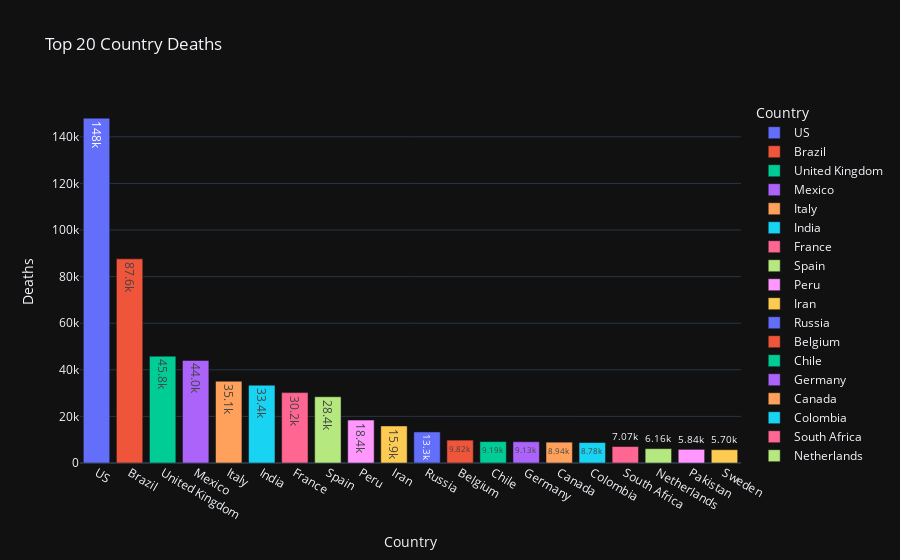

The code cell stored with this chart in its notebook:
### Code cell
px.bar(country_Deaths,x='Country',y='Deaths',color='Country',text_auto='.3s',title='Top 20 Country Deaths',template="plotly_dark")

### Figure 1 — Plotly figure (JSON) as saved in the notebook; plotly's stock layout.template omitted (floating-point values rounded to 4 significant figures)
{"data": [{"alignmentgroup": "True", "hovertemplate": "Country=%{x}<br>Deaths=%{y}<extra></extra>", "legendgroup": "US", "marker": {"color": "#636efa", "pattern": {"shape": ""}}, "name": "US", "offsetgroup": "US", "orientation": "v", "showlegend": true, "textposition": "auto", "texttemplate": "%{y:.3s}", "type": "bar", "x": ["US"], "xaxis": "x", "y": [148011], "yaxis": "y"}, {"alignmentgroup": "True", "hovertemplate": "Country=%{x}<br>Deaths=%{y}<extra></extra>", "legendgroup": "Brazil", "marker": {"color": "#EF553B", "pattern": {"shape": ""}}, "name": "Brazil", "offsetgroup": "Brazil", "orientation": "v", "showlegend": true, "textposition": "auto", "texttemplate": "%{y:.3s}", "type": "bar", "x": ["Brazil"], "xaxis": "x", "y": [87618], "yaxis": "y"}, {"alignmentgroup": "True", "hovertemplate": "Country=%{x}<br>Deaths=%{y}<extra></extra>", "legendgroup": "United Kingdom", "marker": {"color": "#00cc96", "pattern": {"shape": ""}}, "name": "United Kingdom", "offsetgroup": "United Kingdom", "orientation": "v", "showlegend": true, "textposition": "auto", "texttemplate": "%{y:.3s}", "type": "bar", "x": ["United Kingdom"], "xaxis": "x", "y": [45844], "yaxis": "y"}, {"alignmentgroup": "True", "hovertemplate": "Country=%{x}<br>Deaths=%{y}<extra></extra>", "legendgroup": "Mexico", "marker": {"color": "#ab63fa", "pattern": {"shape": ""}}, "name": "Mexico", "offsetgroup": "Mexico", "orientation": "v", "showlegend": true, "textposition": "auto", "texttemplate": "%{y:.3s}", "type": "bar", "x": ["Mexico"], "xaxis": "x", "y": [44022], "yaxis": "y"}, {"alignmentgroup": "True", "hovertemplate": "Country=%{x}<br>Deaths=%{y}<extra></extra>", "legendgroup": "Italy", "marker": {"color": "#FFA15A", "pattern": {"shape": ""}}, "name": "Italy", "offsetgroup": "Italy", "orientation": "v", "showlegend": true, "textposition": "auto", "texttemplate": "%{y:.3s}", "type": "bar", "x": ["Italy"], "xaxis": "x", "y": [35112], "yaxis": "y"}, {"alignmentgroup": "True", "hovertemplate": "Country=%{x}<br>Deaths=%{y}<extra></extra>", "legendgroup": "India", "marker": {"color": "#19d3f3", "pattern": {"shape": ""}}, "name": "India", "offsetgroup": "India", "orientation": "v", "showlegend": true, "textposition": "auto", "texttemplate": "%{y:.3s}", "type": "bar", "x": ["India"], "xaxis": "x", "y": [33408], "yaxis": "y"}, {"alignmentgroup": "True", "hovertemplate": "Country=%{x}<br>Deaths=%{y}<extra></extra>", "legendgroup": "France", "marker": {"color": "#FF6692", "pattern": {"shape": ""}}, "name": "France", "offsetgroup": "France", "orientation": "v", "showlegend": true, "textposition": "auto", "texttemplate": "%{y:.3s}", "type": "bar", "x": ["France"], "xaxis": "x", "y": [30212], "yaxis": "y"}, {"alignmentgroup": "True", "hovertemplate": "Country=%{x}<br>Deaths=%{y}<extra></extra>", "legendgroup": "Spain", "marker": {"color": "#B6E880", "pattern": {"shape": ""}}, "name": "Spain", "offsetgroup": "Spain", "orientation": "v", "showlegend": true, "textposition": "auto", "texttemplate": "%{y:.3s}", "type": "bar", "x": ["Spain"], "xaxis": "x", "y": [28432], "yaxis": "y"}, {"alignmentgroup": "True", "hovertemplate": "Country=%{x}<br>Deaths=%{y}<extra></extra>", "legendgroup": "Peru", "marker": {"color": "#FF97FF", "pattern": {"shape": ""}}, "name": "Peru", "offsetgroup": "Peru", "orientation": "v", "showlegend": true, "textposition": "auto", "texttemplate": "%{y:.3s}", "type": "bar", "x": ["Peru"], "xaxis": "x", "y": [18418], "yaxis": "y"}, {"alignmentgroup": "True", "hovertemplate": "Country=%{x}<br>Deaths=%{y}<extra></extra>", "legendgroup": "Iran", "marker": {"color": "#FECB52", "pattern": {"shape": ""}}, "name": "Iran", "offsetgroup": "Iran", "orientation": "v", "showlegend": true, "textposition": "auto", "texttemplate": "%{y:.3s}", "type": "bar", "x": ["Iran"], "xaxis": "x", "y": [15912], "yaxis": "y"}, {"alignmentgroup": "True", "hovertemplate": "Country=%{x}<br>Deaths=%{y}<extra></extra>", "legendgroup": "Russia", "marker": {"color": "#636efa", "pattern": {"shape": ""}}, "name": "Russia", "offsetgroup": "Russia", "orientation": "v", "showlegend": true, "textposition": "auto", "texttemplate": "%{y:.3s}", "type": "bar", "x": ["Russia"], "xaxis": "x", "y": [13334], "yaxis": "y"}, {"alignmentgroup": "True", "hovertemplate": "Country=%{x}<br>Deaths=%{y}<extra></extra>", "legendgroup": "Belgium", "marker": {"color": "#EF553B", "pattern": {"shape": ""}}, "name": "Belgium", "offsetgroup": "Belgium", "orientation": "v", "showlegend": true, "textposition": "auto", "texttemplate": "%{y:.3s}", "type": "bar", "x": ["Belgium"], "xaxis": "x", "y": [9822], "yaxis": "y"}, {"alignmentgroup": "True", "hovertemplate": "Country=%{x}<br>Deaths=%{y}<extra></extra>", "legendgroup": "Chile", "marker": {"color": "#00cc96", "pattern": {"shape": ""}}, "name": "Chile", "offsetgroup": "Chile", "orientation": "v", "showlegend": true, "textposition": "auto", "texttemplate": "%{y:.3s}", "type": "bar", "x": ["Chile"], "xaxis": "x", "y": [9187], "yaxis": "y"}, {"alignmentgroup": "True", "hovertemplate": "Country=%{x}<br>Deaths=%{y}<extra></extra>", "legendgroup": "Germany", "marker": {"color": "#ab63fa", "pattern": {"shape": ""}}, "name": "Germany", "offsetgroup": "Germany", "orientation": "v", "showlegend": true, "textposition": "auto", "texttemplate": "%{y:.3s}", "type": "bar", "x": ["Germany"], "xaxis": "x", "y": [9125], "yaxis": "y"}, {"alignmentgroup": "True", "hovertemplate": "Country=%{x}<br>Deaths=%{y}<extra></extra>", "legendgroup": "Canada", "marker": {"color": "#FFA15A", "pattern": {"shape": ""}}, "name": "Canada", "offsetgroup": "Canada", "orientation": "v", "showlegend": true, "textposition": "auto", "texttemplate": "%{y:.3s}", "type": "bar", "x": ["Canada"], "xaxis": "x", "y": [8944], "yaxis": "y"}, {"alignmentgroup": "True", "hovertemplate": "Country=%{x}<br>Deaths=%{y}<extra></extra>", "legendgroup": "Colombia", "marker": {"color": "#19d3f3", "pattern": {"shape": ""}}, "name": "Colombia", "offsetgroup": "Colombia", "orientation": "v", "showlegend": true, "textposition": "auto", "texttemplate": "%{y:.3s}", "type": "bar", "x": ["Colombia"], "xaxis": "x", "y": [8777], "yaxis": "y"}, {"alignmentgroup": "True", "hovertemplate": "Country=%{x}<br>Deaths=%{y}<extra></extra>", "legendgroup": "South Africa", "marker": {"color": "#FF6692", "pattern": {"shape": ""}}, "name": "South Africa", "offsetgroup": "South Africa", "orientation": "v", "showlegend": true, "textposition": "auto", "texttemplate": "%{y:.3s}", "type": "bar", "x": ["South Africa"], "xaxis": "x", "y": [7067], "yaxis": "y"}, {"alignmentgroup": "True", "hovertemplate": "Country=%{x}<br>Deaths=%{y}<extra></extra>", "legendgroup": "Netherlands", "marker": {"color": "#B6E880", "pattern": {"shape": ""}}, "name": "Netherlands", "offsetgroup": "Netherlands", "orientation": "v", "showlegend": true, "textposition": "auto", "texttemplate": "%{y:.3s}", "type": "bar", "x": ["Netherlands"], "xaxis": "x", "y": [6160], "yaxis": "y"}, {"alignmentgroup": "True", "hovertemplate": "Country=%{x}<br>Deaths=%{y}<extra></extra>", "legendgroup": "Pakistan", "marker": {"color": "#FF97FF", "pattern": {"shape": ""}}, "name": "Pakistan", "offsetgroup": "Pakistan", "orientation": "v", "showlegend": true, "textposition": "auto", "texttemplate": "%{y:.3s}", "type": "bar", "x": ["Pakistan"], "xaxis": "x", "y": [5842], "yaxis": "y"}, {"alignmentgroup": "True", "hovertemplate": "Country=%{x}<br>Deaths=%{y}<extra></extra>", "legendgroup": "Sweden", "marker": {"color": "#FECB52", "pattern": {"shape": ""}}, "name": "Sweden", "offsetgroup": "Sweden", "orientation": "v", "showlegend": true, "textposition": "auto", "texttemplate": "%{y:.3s}", "type": "bar", "x": ["Sweden"], "xaxis": "x", "y": [5700], "yaxis": "y"}], "layout": {"barmode": "relative", "legend": {"title": {"text": "Country"}, "tracegroupgap": 0}, "title": {"text": "Top 20 Country Deaths"}, "xaxis": {"anchor": "y", "categoryarray": ["US", "Brazil", "United Kingdom", "Mexico", "Italy", "India", "France", "Spain", "Peru", "Iran", "Russia", "Belgium", "Chile", "Germany", "Canada", "Colombia", "South Africa", "Netherlands", "Pakistan", "Sweden"], "categoryorder": "array", "domain": [0, 1], "title": {"text": "Country"}}, "yaxis": {"anchor": "x", "domain": [0, 1], "title": {"text": "Deaths"}}}}
